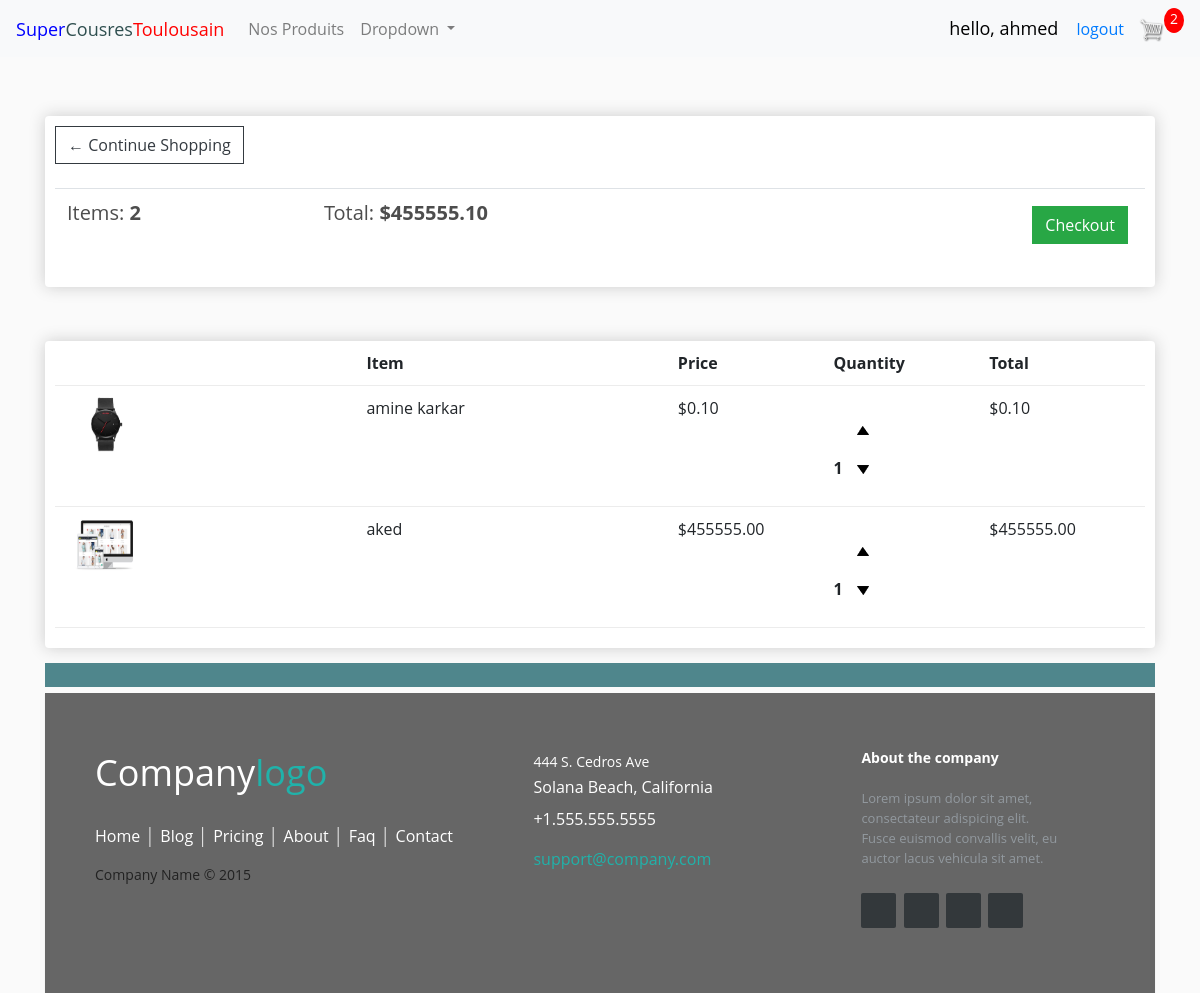
The app's page /cart/ (signed in) with its own data.
### store/models.py (models this page shows, shortened)
class Order(models.Model):
	customer = models.ForeignKey(Customer, on_delete=models.SET_NULL, null=True, blank=True)
	date_ordered = models.DateTimeField(auto_now_add=True)
	complete = models.BooleanField(default=False)
	transaction_id = models.CharField(max_length=100, null=True)
	@property
	def get_cart_total(self):
		orderitems = self.orderitem_set.all()
		total = sum([item.get_total for item in orderitems])
		return (total)
	@property
	def get_cart_items(self):
		orderitems = self.orderitem_set.all()
		total = sum([item.quantity for item in orderitems])
		return (total)

class OrderItem(models.Model):
	product = models.ForeignKey(Product, on_delete=models.SET_NULL, null=True)
	order = models.ForeignKey(Order, on_delete=models.SET_NULL, null=True)
	quantity = models.IntegerField(default=0, null=True, blank=True)
	date_added = models.DateTimeField(auto_now_add=True)
	@property
	def get_total(self):
		total = self.product.price * self.quantity
		return (total)

class Product(models.Model):
    name = models.CharField(max_length=200)
    id_p = models.FloatField()
    price = models.FloatField()
    digital = models.BooleanField(default=False,null=True, blank=True)
    image = models.ImageField(null=True, blank=True)
    @property
    def imageURL(self):
    	try:
    		url = self.image.url
    	except:
    		url = ''
    	return url

### store/views.py (the view)
# urls.py: path('cart/', views.cart, name="cart"),
def cart(request):
	data = cartData(request)
	cartItems = data['cartItems']
	order = data['order']
	items = data['items']
	context = {'items':items, 'order':order, 'cartItems':cartItems}
	return render(request, 'store/cart.html', context)

### store/utils.py (called while the page is built)
def cartData(request):
	if request.user.is_authenticated:
		customer = request.user.customer
		order, created = Order.objects.get_or_create(customer=customer, complete=False)
		items = order.orderitem_set.all()
		cartItems = order.get_cart_items
	else:
		cookieData = cookieCart(request)
		cartItems = cookieData['cartItems']
		order = cookieData['order']
		items = cookieData['items']
	return {'cartItems':cartItems ,'order':order, 'items':items}

### store/templates/store/cart.html
{% extends 'store/main.html' %}
{% load static %}
{% block content %}
<div class="row">
	<div>
		<h5>Continue Shopping</h5>
	</div>
	<div class="col-lg-12">
		<div class="box-element">
			<a  class="btn btn-outline-dark" href="{% url 'store' %}">&#x2190; Continue Shopping</a>
			<br>
			<br>
			<table class="table">
				<tr>
					<th><h5>Items: <strong>{{order.get_cart_items}}</strong></h5></th>
					<th><h5>Total:<strong> ${{order.get_cart_total|floatformat:2}}</strong></h5></th>
					<th>
						<a  style="float:right; margin:5px;" class="btn btn-success" href="{% url 'checkout' %}">Checkout</a>
					</th>
				</tr>
			</table>
		</div>
				<br>
		<div class="box-element">
		<div class="cart-row">
			<div style="flex:2"></div>
			<div style="flex:2"><strong>Item</strong></div>
			<div style="flex:1"><strong>Price</strong></div>
			<div style="flex:1"><strong>Quantity</strong></div>
			<div style="flex:1"><strong>Total</strong></div>
	    </div>
	    {%for item in items%}
	    <div class="cart-row">
			<div style="flex:2"><img class="row-image" src="{{item.product.imageURL}}"></div>
			<div style="flex:2"><p>{{item.product.name}}</p></div>
			<div style="flex:1"><p>${{item.product.price|floatformat:2}}</p></div>
			<div style="flex:1">
				<p class="quantity">{{item.quantity}}</p>
				<div class="quantity">
				<img data-product="{{item.product.id}}" data-action="add" class="chg-quantity update-cart" src="{% static  'images/arrow-up.png' %}">
				<img data-product="{{item.product.id}}" data-action="remove" class="chg-quantity update-cart" src="{% static  'images/arrow-down.png' %}">				</div>
			</div>
		<div style="flex:1"><p>${{item.get_total|floatformat:2}}</p></div>
		</div>
		{%endfor%}
	</div>
</div>
{% endblock content %}

### store/templates/store/main.html (shortened to what this page needs)
<!DOCTYPE html>
{% load static %}
<html>
<head  >
	<link rel="stylesheet" href="https://stackpath.bootstrapcdn.com/bootstrap/4.4.1/css/bootstrap.min.css">
	<link rel="stylesheet" type="text/css" href="{% static 'css/main.css' %}">
</head>
<body>
	<nav class="navbar navbar-expand-lg navbar-light bg-light fixed-top">
	  <a class="navbar-brand" href="{% url 'store' %}"><span class="tittle">Super</span><span class="tittle1">Cousres</span><span class="tittle2">Toulousain</span></a>
<div class="collapse navbar-collapse" id="navbarSupportedContent">
	<ul class="navbar-nav mr-auto">
		<li class="nav-item active">
			<form class="form-inline my-2 my-lg-0">
				<a class="nav-link" href="{% url 'store' %}">Nos Produits<span class="sr-only">(current)</span></a>
			</form>
		</li>
		<li class="nav-item dropdown">
			<a class="nav-link dropdown-toggle" href="#" id="navbarDropdown" role="button" data-toggle="dropdown" aria-haspopup="true" aria-expanded="false">
			Dropdown
			</a>
		</li>
	</ul>
		<div class="form-inline my-2 my-lg-0">
			{% if not request.user.is_authenticated %}
				<a href="{% url 'loginpage' %}"class="btn btn-warning">Login</a>
			{% else %}
				<span id="hello_msg">hello, {{request.user}}</span>
				<span><a href="{% url 'logout'%}">logout</a></span>
			{% endif %}
			<a href="{% url 'cart' %}">
			<img  id="cart-icon" src="{% static 'images/cart.png' %}">
			</a>
			<p id="cart-total">{{cartItems}}</p>
		</div>
</div>
	</nav>
     <div class="container">
            <br>
            {% block content %}
            {% endblock content %}
    </div>
<section id="aaa"></section>
<footer class="footer-distributed">
			<div class="footer-left">
				<h3>Company<span>logo</span></h3>
				<p class="footer-links">
					<a href="#" class="link-1">Home</a>
					<a href="#">Blog</a>
					<a href="#">Pricing</a>
					<a href="#">About</a>
					<a href="#">Faq</a>
					<a href="#">Contact</a>
				</p>
				<p class="footer-company-name">Company Name © 2015</p>
			</div>
			<div class="footer-center">
				<div>
					<p><span>444 S. Cedros Ave</span> Solana Beach, California</p>
				</div>
				<div>
					<p>+1.555.555.5555</p>
				</div>
				<div>
					<p><a href="mailto:support@company.com">support@company.com</a></p>
				</div>
			</div>
			<div class="footer-right">
				<p class="footer-company-about">
					<span>About the company</span>
					Lorem ipsum dolor sit amet, consectateur adispicing elit. Fusce euismod convallis velit, eu auctor lacus vehicula sit amet.
				</p>
				<div class="footer-icons">
					<a href="#"></a>
					<a href="#"></a>
					<a href="#"></a>
					<a href="#"></a>
				</div>
			</div>
		</footer>
</body>
</html>

### static/css/main.css (style rules this page uses)
body { background-color: hsl(0, 0%, 98%); }
h1,h2,h3,h4,h5,h6 { color:hsl(0, 0%, 30%); }
.tittle { color: blue; font-size: large; }
.tittle1 { color: DARKSLATEGRAY; font-size: large; }
.tittle2 { color: red; font-size: large; }
.box-element { box-shadow:hsl(0, 0%, 80%) 0 0 16px; background-color: #fff; border-radius: 4px; padding: 10px; margin-top: 30px; }
#cart-icon { width:25px; display: inline-block; margin-left: 15px; }
#cart-total { display: block; text-align: center; color:#fff; background-color: red; width: 20px; height: 25px; border-radius: 50%; font-size: 14px; }
.col-lg-4, .col-lg-6, .col-lg-8, .col-lg-12 { margin-top: 30px; }
.btn { border-radius: 0; }
.row-image { width: 100px; }
.cart-row { display: flex; align-items: flex-stretch; padding-bottom: 10px; margin-bottom: 10px; border-bottom: 1px solid #ececec; }
.quantity { display: inline-block; font-weight: 700; padding-right:10px; }
.chg-quantity { width: 12px; cursor: pointer; display: block; margin-top: 30px; transition:.1s; }
* { box-sizing: border-box; }
.container { position: relative; }
.row:after { content: ""; display: table; clear: both; }
.active, .demo:hover { opacity: 1; }
#hello_msg { font-size: 18px ; color:black; margin-right: 18px; margin-left: : 10px; }
* { font-family: Open Sans; }
#aaa { width: 100%; display: inline-block; background: #4f868c!important; height: 3vh; text-align: center; font-size: 22px; font-weight: 700; text-decoration: underline; margin-top: 15px }
.footer-distributed { background: #666; box-shadow: 0 1px 1px 0 rgba(0, 0, 0, 0.12); box-sizing: border-box; width: 100%; text-align: left; font: bold 16px sans-serif; padding: 55px 50px; }
.footer-distributed .footer-left, .footer-distributed .footer-center, .footer-distributed .footer-right { display: inline-block; vertical-align: top; }
.footer-distributed .footer-left { width: 40%; }
.footer-distributed h3 { color: #ffffff; font: normal 36px 'Open Sans', cursive; margin: 0; }
.footer-distributed h3 span { color: lightseagreen; }
.footer-distributed .footer-links { color: #ffffff; margin: 20px 0 12px; padding: 0; }
.footer-distributed .footer-links a { display:inline-block; line-height: 1.8; font-weight:400; text-decoration: none; color: inherit; }
.footer-distributed .footer-company-name { color: #222; font-size: 14px; font-weight: normal; margin: 0; }
.footer-distributed .footer-center { width: 35%; }
.footer-distributed .footer-center p { display: inline-block; color: #ffffff; font-weight:400; vertical-align: middle; margin:0; }
.footer-distributed .footer-center p span { display:block; font-weight: normal; font-size:14px; line-height:2; }
.footer-distributed .footer-center p a { color: lightseagreen; text-decoration: none;; }
.footer-distributed .footer-links a:before { content: "|"; font-weight:300; font-size: 20px; left: 0; color: #fff; display: inline-block; padding-right: 5px; }
.footer-distributed .footer-links .link-1:before { content: none; }
.footer-distributed .footer-right { width: 20%; }
.footer-distributed .footer-company-about { line-height: 20px; color: #92999f; font-size: 13px; font-weight: normal; margin: 0; }
.footer-distributed .footer-company-about span { display: block; color: #ffffff; font-size: 14px; font-weight: bold; margin-bottom: 20px; }
.footer-distributed .footer-icons { margin-top: 25px; }
.footer-distributed .footer-icons a { display: inline-block; width: 35px; height: 35px; cursor: pointer; background-color: #33383b; border-radius: 2px; font-size: 20px; color: #ffffff; text-align: center; line-height: 35px; margin-right: 3px; margin-bottom: 5px; }

### records on screen
Order: get_cart_items "2", get_cart_total "455555.10"
OrderItem: product.imageURL (picture), product.name "amine karkar", product.price "0.10", quantity "1", get_total "0.10"
OrderItem: product.imageURL (picture), product.name "aked", product.price "455555.00", quantity "1", get_total "455555.00"

### other values on screen
{{ request.user }} "ahmed"
{{ cartItems }} "2"
